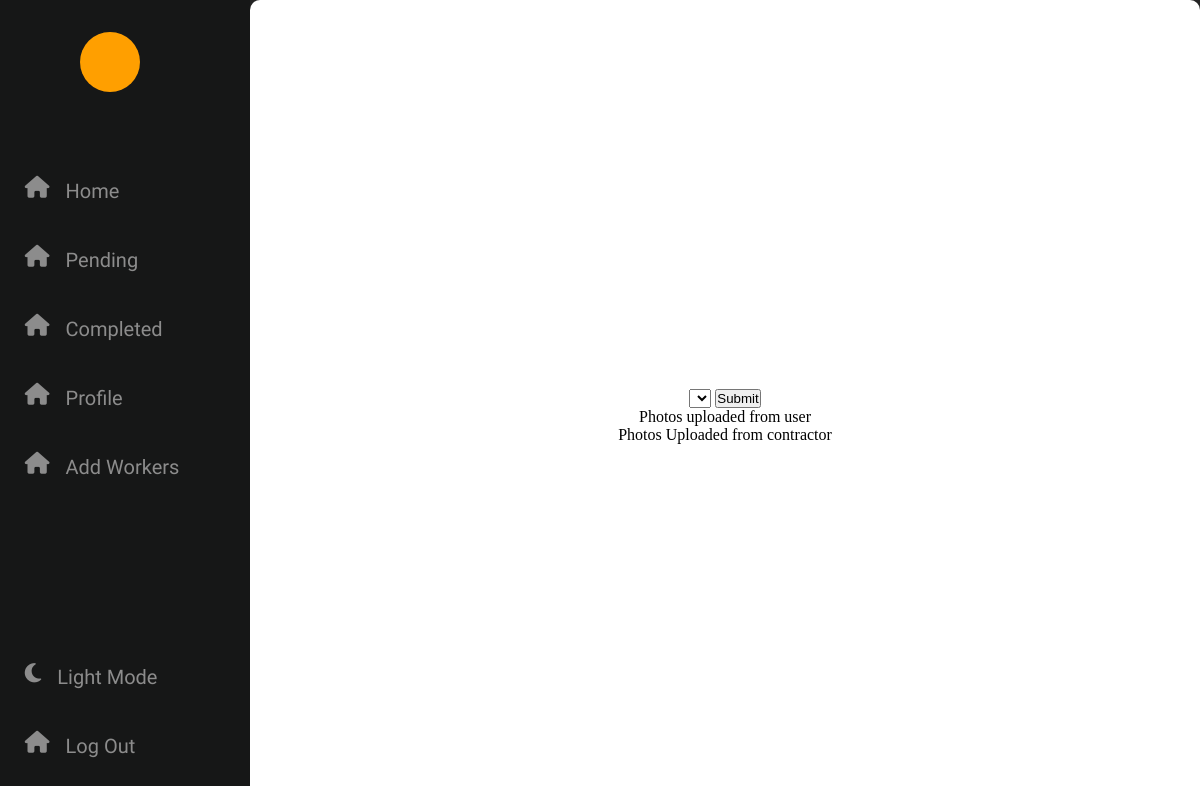
Before: /php/assignWorker.php?id=C2626 (signed in) with the older database file.
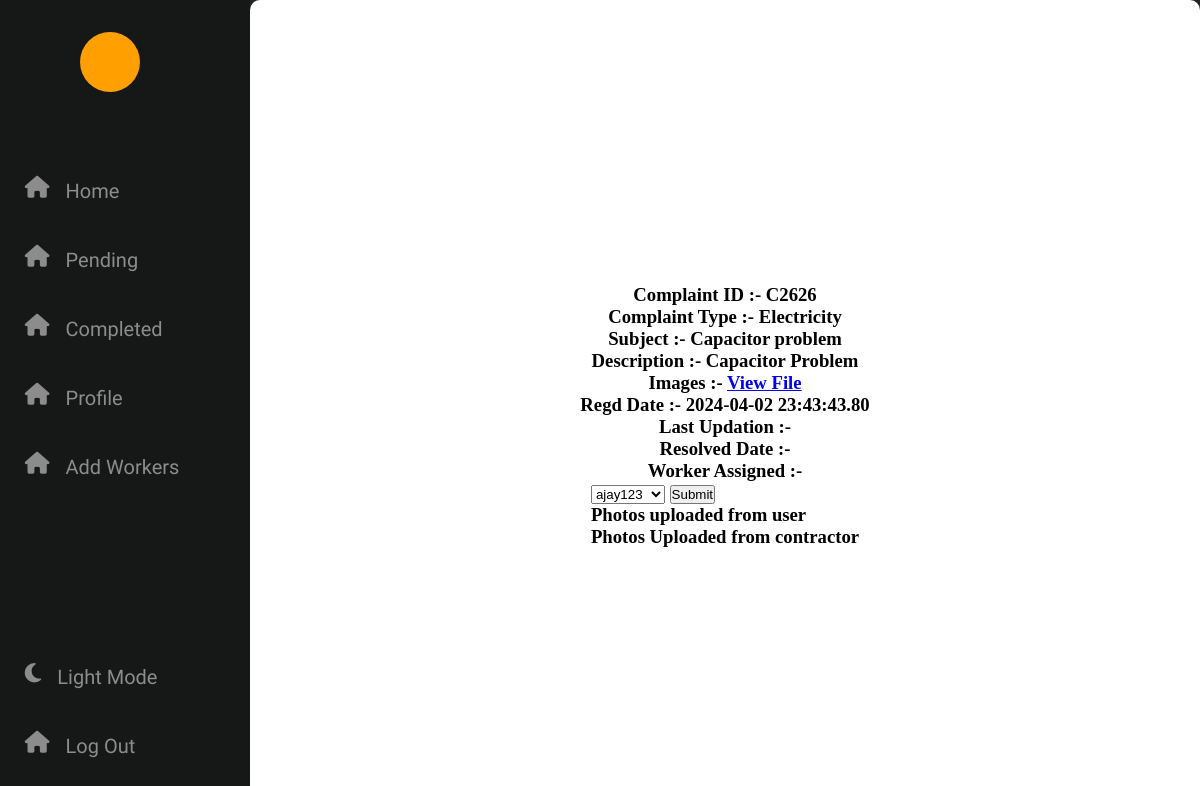
After: the same page with the newer database file.
### tables this page shows
CREATE TABLE `complaints` (
  `username` varchar(50) NOT NULL,
  `complaint_id` varchar(10) NOT NULL,
  `complaint_type` varchar(20) NOT NULL,
  `subject` varchar(50) NOT NULL,
  `description` text NOT NULL,
  `folder` varchar(300) NOT NULL,
  `resolved_image` varchar(255) DEFAULT NULL,
  `time` datetime(2) NOT NULL DEFAULT current_timestamp(2),
  `resolved_time` datetime(2) DEFAULT NULL,
  `last_updation` datetime(2) DEFAULT NULL,
  `worker_assigned` varchar(50) DEFAULT NULL,
  `isApproved` int(2) NOT NULL,
  `isPriority` int(2) NOT NULL
);

### php/assignWorker.php (the view, shortened to what this page needs)
<html lang="en" dir="ltr">
  <head>
    <link rel="stylesheet" href="https://cdnjs.cloudflare.com/ajax/libs/font-awesome/6.5.1/css/all.min.css" />
   </head>
<body>
<div class="nav">
<div class="icon">
</div>
<div class="nav-content">
    <div>
        <i class="fa-solid fa-house"></i>
        <a href="#">Home</a>
    </div>
    <div>
        <i class="fa-solid fa-house" ></i>
        <a href="../php/cPendingComplaints.php">Pending </a>
    </div>
    <div>
        <i class="fa-solid fa-house"></i>
        <a href="../php/cCompletedComplaints.php">Completed </a>
    </div>
    <div>
        <i class="fa-solid fa-house" ></i>
        <a href="#">Profile</a>
    </div>
    <div>
        <i class="fa-solid fa-house" ></i>
        <a href="addworkers.php">Add Workers</a>
    </div>
</div>
<div class="nav-content-down">
    <div onclick="toggle()" >
        <i class="fa-solid fa-moon" ></i>
        <a href="#" class="dark">Light Mode</a>
    </div>
    <div>
        <i class="fa-solid fa-house"></i>
        <a href="../php/logout.php">Log Out</a>
    </div>
</div>
</div>
<div class="content">
            <div class="complaintInfo">
                <?php
                    include 'config.php' ;
                    $complaint_id = $_GET['id'];
                    $sql = "select * from complaints where complaint_id = '$complaint_id'";
                    $result = $conn->query($sql);
                    if ($result->num_rows > 0) {
                        while ($row = $result->fetch_assoc()) {
                    ?>
                    <h3>Complaint ID :- <?php  echo $row["complaint_id"];?><h3>
                    <h3>Complaint Type :- <?php  echo $row["complaint_type"];?><h3>
                    <h3>Subject :- <?php  echo $row["subject"];?><h3>
                    <h3>Description :- <?php  echo $row["description"];?><h3>
                    <h3>Images :- <a href = "<?php echo $row["folder"]?> " target="blank">View File</a><h3>
                    <h3>Regd Date :- <?php  echo $row["time"];?><h3>
                    <h3>Last Updation :- <?php  echo $row["last_updation"];?><h3>
                    <h3>Resolved Date :- <?php  echo $row["resolved_time"];?><h3>
                    <h3>Worker Assigned :- <?php  echo $row["worker_assigned"];?><h3>
                    <?php
                        $complaint_type = $row["complaint_type"];
                        }
                    }
                    ?>
            <div class="assignworker">
                <form action="<?php echo $_SERVER['PHP_SELF']. '?id=' . $complaint_id ;  ?>" method="post">
                    <select name="worker_assigned" id="worker_assigned">
                        <?php
                        $sql2 = "select * from worker where work_area = '$complaint_type'";
                        $result2 = $conn->query($sql2);
                        if ($result2->num_rows > 0) {
                            while ($row2 = $result2->fetch_assoc()) {
                                ?>
                                <option value="<?php echo $row2["username"]; ?>"><?php echo $row2["username"]; ?></option>
                                <?php
                            }
                        }
                        ?>
                    </select>
                    <input type="submit" name = "save" >
                </form>
            </div>
                <div class="photos1">Photos uploaded from user
                </div>
                <div class="photos2"> Photos Uploaded from contractor </div>
            </div>
</div>
</body>
</html>

### php/assignWorker.php (style rules this page uses)
:root { --background-color: #242424; --nav-background-color : #161717; --icon-color:#8C8C8C; --preview-background-color:#161717; --heading-color:white ; --font-color:white; --boxes-bg-color:#161717; --box-count-color: #242424; }
* { margin: 0; padding: 0; box-sizing: content-box; }
body { display: flex; }
.nav { width: 80px; height: 100vh; position: fixed; display: flex; flex-direction: column; justify-content: space-between; background-color: var(--nav-background-color); transition: 0.3s; }
.content { width: calc(100vw - 0vw ); background-color: var(--background-color); height: 100vh; display: flex; margin-left: 80px; transition: margin-left 0.3s; }
.nav i { font-size: 22px; color: #8C8C8C; }
.nav .icon { width: 60px; height: 60px; position: absolute; top: 20px; margin: 1vw 0vw 0vw 0.4vw; border-radius: 50%; display: flex; justify-content: center; align-items: center; color: var(--font-color); font-weight: 800; font-family: 'Biryani', sans-serif; background-color: #FF9F00; }
.nav a { text-decoration: none; color: #8C8C8C; font-size: 20px; visibility: hidden; font-family: 'Biryani', sans-serif; margin-top: 0.6rem; }
.nav-content div , .nav-content-down div { display: flex; margin-left: 0.3rem; gap: 1rem; display: flex; justify-content:flex-start; align-items: center; height: 53px; padding-left: 20px; width: 225px; border-radius: 10px 0px 0px 10px; }
.nav-content { position: absolute; display: flex; flex-direction: column; gap: 1rem; top: 10rem; }
.nav-content-down { position: absolute; display: flex; flex-direction: column; gap: 1rem; bottom: 2rem; }
.complaintInfo { width: 100%; height: 100%; display: flex; flex-direction: column; justify-content: center; align-items: center; padding: 1rem; background-color: white; border-radius: 10px; color: black; }

Changed rows visible on the page:
added complaints: complaint "C2626", complaint_type "Electricity", subject "Capacitor problem", description "Capacitor Problem", time "2024-04-02 23:43:43.80"
Other visible differences:
form field worker_assigned: (not shown) → "ajay123"
